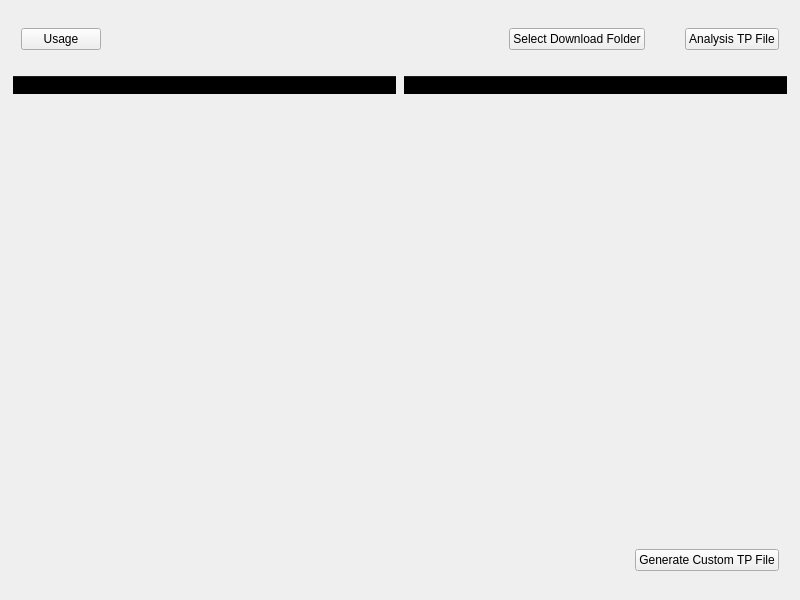
<?xml version="1.0" encoding="UTF-8"?>
<ui version="4.0">
 <class>TPfileWindow</class>
 <widget class="QWidget" name="TPfileWindow">
  <property name="geometry">
   <rect>
    <x>0</x>
    <y>0</y>
    <width>800</width>
    <height>600</height>
   </rect>
  </property>
  <property name="windowTitle">
   <string>TPFileManager</string>
  </property>
  <property name="styleSheet">
   <string notr="true">QFrame#mainBody{
	border: 1px soild transparent;
	border-radius:10px;
	background-color:transparent;
}</string>
  </property>
  <layout class="QVBoxLayout" name="verticalLayout_2">
   <item>
    <widget class="QFrame" name="mainBody">
     <property name="styleSheet">
      <string notr="true">QFrame{
	background-color: transparent;
}</string>
     </property>
     <property name="frameShape">
      <enum>QFrame::StyledPanel</enum>
     </property>
     <property name="frameShadow">
      <enum>QFrame::Raised</enum>
     </property>
     <layout class="QVBoxLayout" name="verticalLayout" stretch="1,8,1">
      <property name="leftMargin">
       <number>0</number>
      </property>
      <property name="topMargin">
       <number>0</number>
      </property>
      <property name="rightMargin">
       <number>0</number>
      </property>
      <property name="bottomMargin">
       <number>0</number>
      </property>
      <item>
       <widget class="QFrame" name="usageBox">
        <property name="styleSheet">
         <string notr="true">QFrame{
	background-color: transparent;
}
PushButton#usageButton{
	font: 10pt &quot;微软雅黑&quot;;
}
PushButton#selectFolderButton{
	font: 10pt &quot;微软雅黑&quot;;
}
PushButton#analysisButton{
	font: 10pt &quot;微软雅黑&quot;;
}</string>
        </property>
        <property name="frameShape">
         <enum>QFrame::StyledPanel</enum>
        </property>
        <property name="frameShadow">
         <enum>QFrame::Raised</enum>
        </property>
        <layout class="QHBoxLayout" name="horizontalLayout_2" stretch="0,6,0,0,0">
         <property name="spacing">
          <number>0</number>
         </property>
         <property name="leftMargin">
          <number>9</number>
         </property>
         <property name="rightMargin">
          <number>9</number>
         </property>
         <item>
          <widget class="PushButton" name="usageButton">
           <property name="text">
            <string>Usage</string>
           </property>
          </widget>
         </item>
         <item>
          <spacer name="horizontalSpacer">
           <property name="orientation">
            <enum>Qt::Horizontal</enum>
           </property>
           <property name="sizeHint" stdset="0">
            <size>
             <width>685</width>
             <height>20</height>
            </size>
           </property>
          </spacer>
         </item>
         <item>
          <widget class="PushButton" name="selectFolderButton">
           <property name="text">
            <string>Select Download Folder</string>
           </property>
          </widget>
         </item>
         <item>
          <spacer name="horizontalSpacer_4">
           <property name="orientation">
            <enum>Qt::Horizontal</enum>
           </property>
           <property name="sizeHint" stdset="0">
            <size>
             <width>40</width>
             <height>20</height>
            </size>
           </property>
          </spacer>
         </item>
         <item>
          <widget class="PushButton" name="analysisButton">
           <property name="text">
            <string>Analysis TP File</string>
           </property>
          </widget>
         </item>
        </layout>
       </widget>
      </item>
      <item>
       <widget class="QFrame" name="folderBox">
        <property name="frameShape">
         <enum>QFrame::StyledPanel</enum>
        </property>
        <property name="frameShadow">
         <enum>QFrame::Raised</enum>
        </property>
        <layout class="QHBoxLayout" name="horizontalLayout">
         <property name="leftMargin">
          <number>0</number>
         </property>
         <property name="topMargin">
          <number>0</number>
         </property>
         <property name="rightMargin">
          <number>0</number>
         </property>
         <property name="bottomMargin">
          <number>0</number>
         </property>
         <item>
          <widget class="TreeWidget" name="downloadFolder">
           <column>
            <property name="text">
             <string notr="true">1</string>
            </property>
           </column>
          </widget>
         </item>
         <item>
          <widget class="TreeWidget" name="customTPFolder">
           <column>
            <property name="text">
             <string notr="true">1</string>
            </property>
           </column>
          </widget>
         </item>
        </layout>
       </widget>
      </item>
      <item>
       <widget class="QFrame" name="bottomBox">
        <property name="styleSheet">
         <string notr="true">QFrame{
	background-color: transparent;
}
PushButton#deleteButton{
	font: 10pt &quot;微软雅黑&quot;;
}
PushButton#confirmButton{
	font: 10pt &quot;微软雅黑&quot;;
}</string>
        </property>
        <property name="frameShape">
         <enum>QFrame::StyledPanel</enum>
        </property>
        <property name="frameShadow">
         <enum>QFrame::Raised</enum>
        </property>
        <layout class="QHBoxLayout" name="horizontalLayout_3" stretch="6,0">
         <property name="spacing">
          <number>0</number>
         </property>
         <property name="leftMargin">
          <number>9</number>
         </property>
         <property name="rightMargin">
          <number>9</number>
         </property>
         <item>
          <spacer name="horizontalSpacer_2">
           <property name="orientation">
            <enum>Qt::Horizontal</enum>
           </property>
           <property name="sizeHint" stdset="0">
            <size>
             <width>612</width>
             <height>20</height>
            </size>
           </property>
          </spacer>
         </item>
         <item>
          <widget class="PrimaryPushButton" name="confirmButton">
           <property name="text">
            <string>Generate Custom TP File</string>
           </property>
          </widget>
         </item>
        </layout>
       </widget>
      </item>
     </layout>
    </widget>
   </item>
  </layout>
 </widget>
 <customwidgets>
  <customwidget>
   <class>PushButton</class>
   <extends>QPushButton</extends>
   <header>qfluentwidgets</header>
  </customwidget>
  <customwidget>
   <class>PrimaryPushButton</class>
   <extends>PushButton</extends>
   <header>qfluentwidgets</header>
  </customwidget>
  <customwidget>
   <class>TreeWidget</class>
   <extends>QTreeWidget</extends>
   <header>qfluentwidgets</header>
  </customwidget>
 </customwidgets>
 <resources/>
 <connections/>
</ui>
